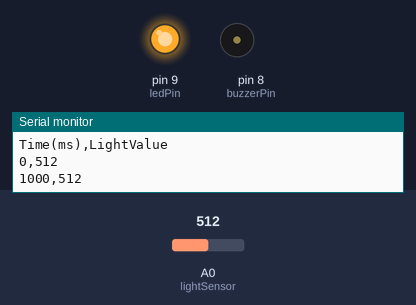
A sketch run on a simulated Arduino Uno, built with avr-gcc and run on an emulated ATmega328P. Shown: output pins drawn as LEDs (lit = HIGH), buzzer (waves = sounding, pin HIGH), the last lines printed to the serial monitor. The test bench sets the inputs (shaded band); at power-on: A0 (lightSensor) = 512.

Above: at 1.8 s.
1.9 s: A0 (lightSensor) set to 583
3.4 s: A0 (lightSensor) set to 611
At 5.2 s:
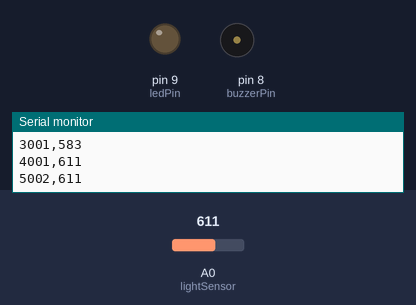
5.5 s: A0 (lightSensor) set to 122
At 6.9 s:
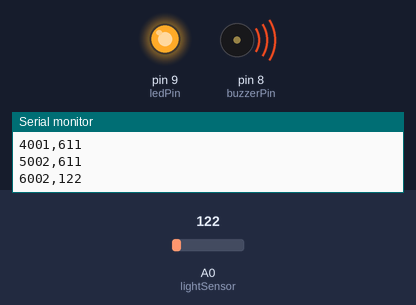
7.5 s: A0 (lightSensor) set to 281
9.2 s: A0 (lightSensor) set to 314
At 11.2 s:
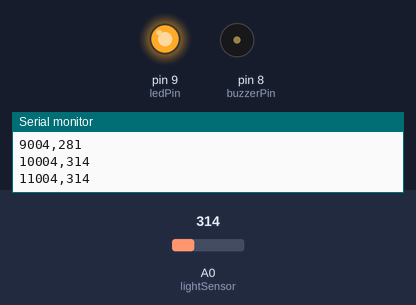
11.5 s: A0 (lightSensor) set to 80
At 12.9 s:
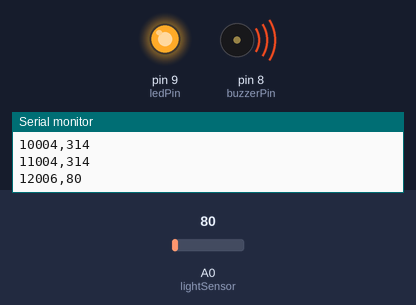
Timing chart, 0 to 14.5 s (numbered marks = the images above; inputs shaded):
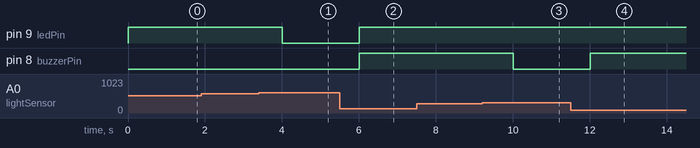

The sketch:

sketch_apr10a.ino
```cpp
// Uses AI (co pi) for logic planning and debugging assistance, w ai usage T_T

const int lightSensor = A0;
const int ledPin = 9;
const int buzzerPin = 8;

int lightValue;

void setup() {
  pinMode(ledPin, OUTPUT);
  pinMode(buzzerPin, OUTPUT);
  Serial.begin(9600);

  // CSV header for data logging
  Serial.println("Time(ms),LightValue");
}

void loop() {
  lightValue = analogRead(lightSensor);

  // Turn LED and buzzer on/off based on light level
  if (lightValue < 300) {
    digitalWrite(ledPin, HIGH);
    digitalWrite(buzzerPin, HIGH);
  }
  else if (lightValue < 600) {
    digitalWrite(ledPin, HIGH);
    digitalWrite(buzzerPin, LOW);
  }
  else {
    digitalWrite(ledPin, LOW);
    digitalWrite(buzzerPin, LOW);
  }

  // Log time and sensor value
  Serial.print(millis());
  Serial.print(",");
  Serial.println(lightValue);

  delay(1000); // Log once per second
}
```

01a.c
```cpp
#include <stdio.h>

int main() {
    printf("Hello, World!\n");
    printf("I am learning C!\n");
    printf("This is program number %d\n", 1);
    return 0;
}
```

checker.c
```cpp
#include <stdio.h>

int main() {
    int num = 7; // set the number to check
    printf("Number: %d ", num);
    // check if number is positive/negative or zero
    if (num > 0) {
        printf("Positive\n");
    } else if (num < 0) {
        printf("Negative\n");
    } else {
        printf("Zero\n");
    }
    // use modulo to check for it/even or odd
    if (num % 2 == 0) {
        printf("Even\n");
    } else {
        printf("Odd\n");
    }
    return 0; // exit program
}
```

circle.c
```cpp
#include <stdio.h>

float circleArea(float radius) {
    float pi = 3.14159;
    return pi * radius * radius;
}

void printCircleInfo(float radius) {
    float area = circleArea(radius);
    printf("Circle with radius %.1f has area %.2f\n", radius, area);
}

int main() {
    printCircleInfo(5.0);
    printCircleInfo(10.0);
    printCircleInfo(2.5);

    return 0;
}
```

countdown.c
```cpp
#include <stdio.h>

int main() {
    // loop starts at 10, drops by 1 each time, stops after 1
    for (int i = 10; i >= 1; i--) {
        printf("%d\n", i); // print current number
    }
    printf("Liftoff!\n"); // message after loop ends
    return 0; // exit program
}
```

division.c
```cpp
#include <stdio.h>

int main() {
    // Integer division: both sides are int
    int a = 10;
    int b = 3;
    int intResult = a / b;
    printf("int / int: %d / %d = %d\n", a, b, intResult);

    // Float division: at least one side is float
    float c = 10.0;
    float d = 3.0;
    float floatResult = c / d;
    printf("float / float: %.1f / %.1f = %.4f\n", c, d, floatResult);

    // Mixed: casting int to float
    float castResult = (float)a / b;
    printf("(float)int / int: %d / %d = %.4f\n", a, b, castResult);

    // The WRONG way (common mistake)
    float wrongResult = a / b;  // Division happens as int FIRST, then becomes float
    printf("Wrong way: %d / %d = %.4f\n", a, b, wrongResult);

    return 0;
}
```

double_it.c
```cpp
#include <stdio.h>

// This function takes an integer and returns it doubled
int doubleValue(int x) {
    return x * 2;
}

int main() {
    int original = 8;
    int doubled = doubleValue(original);

    printf("Original: %d\n", original);
    printf("Doubled: %d\n", doubled);
    printf("Doubling 15 gives: %d\n", doubleValue(15));

    return 0;
}
```

grades.c
```cpp
#include <stdio.h>

// function: getGrade
// takes an integer score 0-100 and returns a char representing the letter grade.
char getGrade(int score) {
    if (score >= 90) {
        return 'A';
    } else if (score >= 80) {
        return 'B';
    } else if (score >= 70) {
        return 'C';
    } else if (score >= 60) {
        return 'D';
    } else {
        // scores from 0-59 go here
        return 'F';
    }
}
int main() {
    // test with the specified scores
    int scores[] = {95, 82, 74, 61, 45};
    int num_scores = sizeof(scores) / sizeof(scores[0]);
    for (int i = 0; i < num_scores; i++) {
        int current_score = scores[i];
        char grade = getGrade(current_score);
        printf("Score: %d -> Grade: %c\n", current_score, grade);
    }
    return 0;
}
```

maxnum.c
```cpp
#include <stdio.h>

// function definition for max
// takes two ints, returns an int
int max(int a, int b) {
    if (a >= b) {
        return a;
    } else {
        return b;
    }
}
int main() {
    // test with: (7, 3), (2, 9), (-5, -1), (4, 4)
    printf("max(7, 3) = %d\n", max(7, 3));
    printf("max(2, 9) = %d\n", max(2, 9));
    printf("max(-5, -1) = %d\n", max(-5, -1));
    printf("max(4, 4) = %d\n", max(4, 4));
    return 0;
}
```

myinfo.c
```cpp
#include <stdio.h>

int main() {
    char name[] = "Ben"; // store a string
    int age = 18;        // store a whole number
    float gpa = 5.0;     // store a decimal number
    printf("Name: %s\n", name);  // print string using %s
    printf("Age: %d\n", age);    // print integer using %d
    printf("GPA: %.1f\n", gpa);  // print float to 1 decimal place
    return 0; // exit program
}
```

tempconv.c
```cpp
#include <stdio.h>

// function to convert Fahrenheit to Celsius
float fahrenheitToCelsius(float fahrenheit) {
    // formula: C = (F - 32) * 5.0 / 9.0
    return (fahrenheit - 32.0) * 5.0 / 9.0;
}
int main() {
    // test values
    float temps[] = {32.0, 212.0, 72.0, 98.6};
    int i;
    for (i = 0; i < 4; i++) {
        float f = temps[i];
        float c = fahrenheitToCelsius(f);
        // print result formatted to 2 decimal places
        printf("%.2f F = %.2f C\n", f, c);
    }
    return 0;
}
```

timestable.c
```cpp
#include <stdio.h>

int main() {
    int num; // declare variable for input
    printf("Enter a number: "); // ask user for input
    scanf("%d", &num); // store input in num
    // loop from 1 to 10
    for (int i = 1; i <= 10; i++) {
        int result = num * i; // calculate product
        printf("%d x %d = %d\n", num, i, result); // print the row
    }
    return 0; // exit successfully
}
```

variables.c
```cpp
#include <stdio.h>

int main() {
    int apples = 12;
    int eaten = 5;
    int remaining = apples - eaten;

    printf("Started with %d apples\n", apples);
    printf("Ate %d apples\n", eaten);
    printf("Apples left: %d\n", remaining);

    float price = 0.75;
    float totalCost = apples * price;
    printf("Total cost at $%.2f each: $%.2f\n", price, totalCost);

    return 0;
}
```

weather.c
```cpp
#include <stdio.h>

int main() {
    int temps[5] = {45, 62, 78, 55, 90}; // store 5 temperatures in an array
    // loop through each element in the array
    for (int i = 0; i < 5; i++) {
        printf("Day %d: %d degrees - ", i + 1, temps[i]); // print day and temp
        // check temperature ranges to categorize the weather
        if (temps[i] >= 80) {
            printf("Hot!\n");
        } else if (temps[i] >= 60) {
            printf("Nice.\n");
        } else {
            printf("Cold.\n");
        }
    }
    return 0; // exit successfully
}
```

weighted.c
```cpp
#include <stdio.h>

// logic for weighted sum
float weightedAverage(float s1, float s2, float s3, float w1, float w2, float w3) {
    return (s1 * w1) + (s2 * w2) + (s3 * w3);
}
int main() {
    // input scores and weights
    float h_score = 85.0, h_weight = 0.40;
    float m_score = 78.0, m_weight = 0.25;
    float f_score = 92.0, f_weight = 0.35;
    // show step-by-step math
    printf("Homework: %.2f x %.2f = %.2f\n", h_score, h_weight, h_score * h_weight);
    printf("Midterm: %.2f x %.2f = %.2f\n", m_score, m_weight, m_score * m_weight);
    printf("Final Exam: %.2f x %.2f = %.2f\n", f_score, f_weight, f_score * f_weight);
    // get total from function
    float finalGrade = weightedAverage(h_score, m_score, f_score, h_weight, m_weight, f_weight);
    // print final result
    printf("Final Grade: %.2f\n", finalGrade);
    return 0;
}
```

Measured:
- the behaviour switches between 599 and 600 on A0 (lightSensor) (found by bisection; images 0 and 1)
- the behaviour switches between 299 and 300 on A0 (lightSensor) (found by bisection; images 2 and 3)
- after the input at 3.4 s, pin 9 (ledPin): HIGH → LOW after 0.60 s
- after the input at 5.5 s, pin 9 (ledPin), pin 8 (buzzerPin): LOW → HIGH after 0.50 s
- after the input at 9.2 s, pin 8 (buzzerPin): HIGH → LOW after 0.81 s
- after the input at 11.5 s, pin 8 (buzzerPin): LOW → HIGH after 0.51 s
